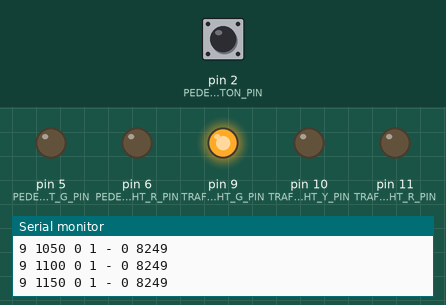
Simulated run of this sketch. Board: Arduino Uno, built with avr-gcc and run on an emulated ATmega328P. Parts: output pins drawn as LEDs (lit = HIGH), the last lines printed to the serial monitor. Inputs (shaded band) come from the test bench; at power-on: pin 2 (PEDESTRIAN_BUTTON_PIN) HIGH.

Above: at 1.2 s.
1.3 s: pin 2 (PEDESTRIAN_BUTTON_PIN) pulled LOW for 0.15 s
At 2.1 s:
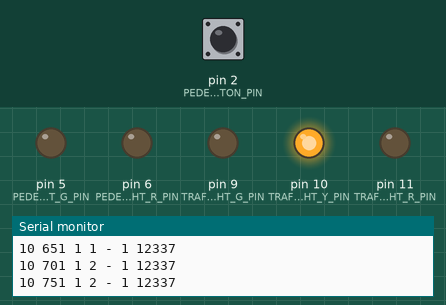
At 7.7 s:
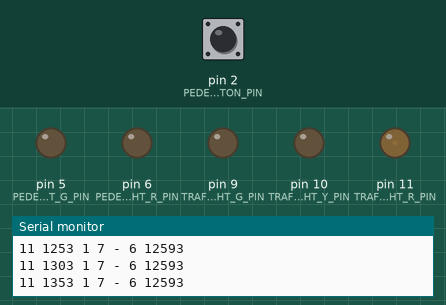
Timing chart, 0 to 36.2 s (numbered marks = the images above; inputs shaded):
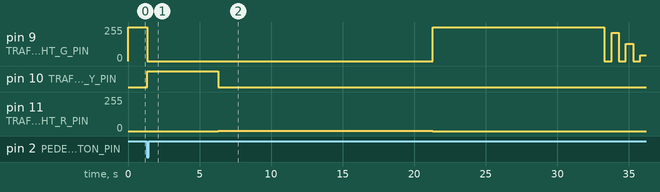

The sketch:

TrafficLight2.ino
```cpp
#include <math.h>

#define PEDESTRIAN_BUTTON_PIN 2
#define PEDESTRIAN_LIGHT_G_PIN 5
#define PEDESTRIAN_LIGHT_R_PIN 6
#define TRAFFIC_LIGHT_G_PIN 9
#define TRAFFIC_LIGHT_Y_PIN 10
#define TRAFFIC_LIGHT_R_PIN 11

#define PEDESTRIAN_GREEN 0
#define PEDESTRIAN_RED 1

#define TRAFFIC_GREEN 0
#define TRAFFIC_YELLOW 1
#define TRAFFIC_RED 2

unsigned long lastFlickerTime = 0;
bool isFlickering = false;

bool pedestrianButtonPressed = 0;
unsigned long previousMillis = 0;
unsigned long lastPrintTime = 0;
const long printInterval = 50;
const long greenInterval = 15000;
const long yellowInterval = 5000;
const long redInterval = 8000;
const long redAdditionalInterval = 7000;
uint8_t* currentLightPtr = nullptr;

uint8_t trafficLights[] = { TRAFFIC_LIGHT_G_PIN, TRAFFIC_LIGHT_Y_PIN, TRAFFIC_LIGHT_R_PIN };
uint8_t pedestrianLights[] = { PEDESTRIAN_LIGHT_G_PIN, PEDESTRIAN_LIGHT_R_PIN };
// enum trafficLightState {GREEN, YELLOW, RED};

void setup() {
  Serial.begin(9600);
  // put your setup code here, to run once:
  pinMode(PEDESTRIAN_BUTTON_PIN, INPUT_PULLUP);
  for (int i = 0; i < 3; i++) {
    pinMode(trafficLights[i], OUTPUT);
  }
  for (int i = 0; i < 2; i++) {
    pinMode(pedestrianLights[i], OUTPUT);
  }

  currentLightPtr = &trafficLights[TRAFFIC_GREEN];
}

void loop() {
  unsigned long currentMillis = millis();
  unsigned long elapsedMillis = currentMillis - previousMillis;
  if (!digitalRead(PEDESTRIAN_BUTTON_PIN) && pedestrianButtonPressed == 0) {
    if (*currentLightPtr == TRAFFIC_LIGHT_G_PIN) {
      previousMillis = currentMillis;
      elapsedMillis = 0;
      // Button pressed during green phase, transition to yellow immediately
      delay(50);
      currentLightPtr = &trafficLights[TRAFFIC_YELLOW];
      Serial.print("CHANGE YELLOW");
    }
    turnOffLights(trafficLights);
    pedestrianButtonPressed = 1;
  }
  char buffer[50];

  switch (*currentLightPtr) {
    case TRAFFIC_LIGHT_G_PIN:
      if (elapsedMillis >= greenInterval) {
        switchLights(trafficLights, TRAFFIC_YELLOW, currentMillis);
        Serial.print("CHANGE YELLOW ");
      } else if (elapsedMillis >= greenInterval - 3000) {
        // Gradually fade out the green light as it approaches the interval
        int fadeValue = map(elapsedMillis, greenInterval - 3000, greenInterval, 255, 0);
        if (currentMillis - lastFlickerTime >= 500) {
        // Toggle between full brightness and fadeValue
        if (isFlickering) {
          analogWrite(*currentLightPtr, fadeValue);
        } else {
          analogWrite(*currentLightPtr, 0);
        }
        isFlickering = !isFlickering;
        lastFlickerTime = currentMillis;
      }
      } else {
      analogWrite(*currentLightPtr, 255);
      }
      break;
    case TRAFFIC_LIGHT_Y_PIN:
      analogWrite(*currentLightPtr, 255);
      if (elapsedMillis >= yellowInterval) {
        switchLights(trafficLights, TRAFFIC_RED, currentMillis);
        Serial.print("CHANGE RED ");
      }
      break;
    case TRAFFIC_LIGHT_R_PIN:
      analogWrite(*currentLightPtr, 1);
      if (elapsedMillis >= redInterval + redAdditionalInterval * pedestrianButtonPressed) {
        switchLights(trafficLights, TRAFFIC_GREEN, currentMillis);
        Serial.print("CHANGE GREEN");
        pedestrianButtonPressed = 0;
      }
      break;
  }

  if (currentMillis - lastPrintTime >= printInterval) {
    char buffer[50];
    sprintf(buffer, "%d %lu %d %lu - %lu %d", *currentLightPtr, elapsedMillis, pedestrianButtonPressed, currentMillis / 1000, previousMillis / 1000);
    Serial.println(buffer);
    lastPrintTime = currentMillis;  // Update the last print time
  }
}

void switchLights(uint8_t* lights, int light, unsigned long& currentMillis) {
  turnOffLights(lights);
  currentLightPtr = &lights[light];
  previousMillis = currentMillis;
}

void turnOffLights(uint8_t* lights) {
  int numberOfLights = sizeof(lights) + 1;
  for (int i = 0; i < numberOfLights; i++) {
    digitalWrite(lights[i], LOW);
  }
}
```
